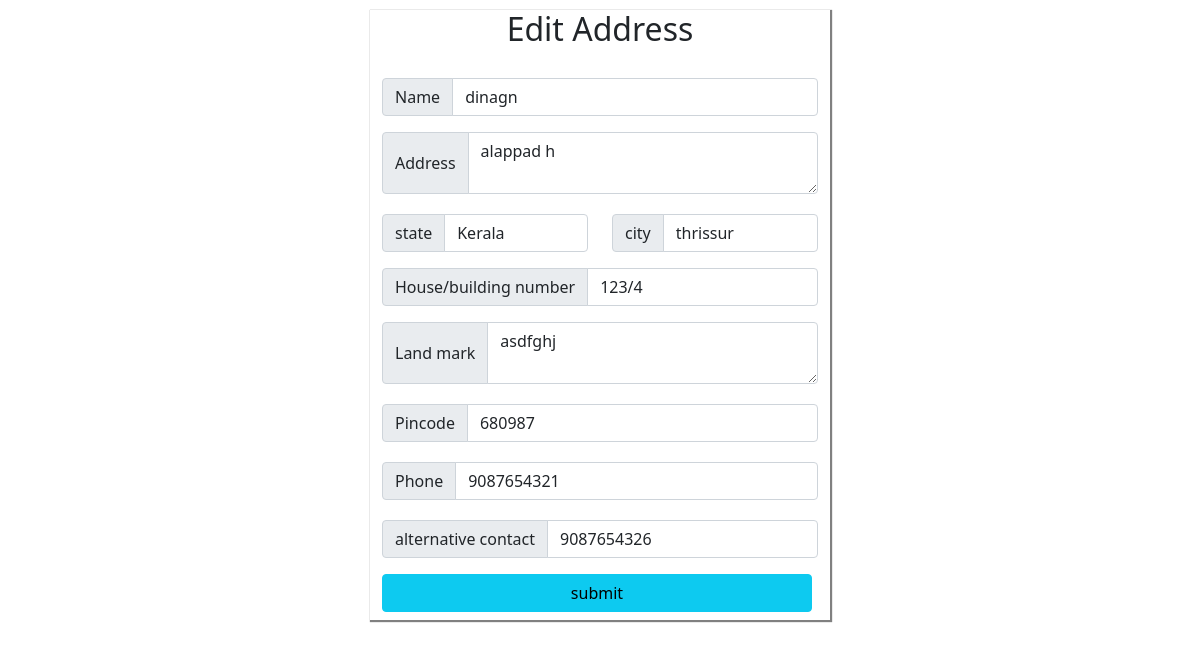
Screenshot of /ecommerceapp/edit_address/1 with the database file from the repository.
### ecommerceapp/models.py (models this page shows)
class address_change(models.Model):
    userid=models.IntegerField()
    name=models.CharField(max_length=20)
    daddress=models.CharField(max_length=100)
    choice=[
        ('Kerala',"Kerala"),
        ('Tamilnadu',"Tamilnadu"),
        ('Karnataka',"Karnataka")
    ]
    state=models.CharField(max_length=20,choices=choice)
    city=models.CharField(max_length=20)
    houseno=models.CharField(max_length=20)
    landmark=models.CharField(max_length=30)
    pincode=models.IntegerField()
    phn=models.IntegerField()
    alt_phn=models.IntegerField()

### ecommerceapp/views.py (the view, shortened to what this page needs)
# urls.py: path('edit_address/<int:id>',address_edit),
def address_edit(request,id):
    e = address_change.objects.get(id=id)
    return render(request,'address_editing.html',{'data':e})

### ecommerceapp/templates/address_editing.html (shortened to what this page needs)
<!DOCTYPE html>
<html lang="en">
<head>
    <link href="https://cdn.jsdelivr.net/npm/bootstrap@5.0.2/dist/css/bootstrap.min.css" rel="stylesheet">
</head>
<body>
    <form method="post" enctype="multipart/form-data">{% csrf_token %}
    <div class="container">
        <h2 style="text-align:center;">Edit Address</h2>
    <div class="input-group mb-3" id="nm">
      <span class="input-group-text" >Name</span>
      <input type="text" class="form-control" placeholder="Username" aria-label="Username" aria-describedby="basic-addon1" name="name" value="{{data.name}}">
    </div>
    <div class="input-group" id="addrr">
      <span class="input-group-text">Address</span>
      <textarea class="form-control" aria-label="With textarea" name="address" >{{data.daddress}}</textarea>
    </div>
    <div class="row">
        <div class="col-6">
             <div class="input-group mb-3" id="st">
              <span class="input-group-text" >state</span>
              <input type="text" class="form-control" placeholder="Username" aria-label="Username" aria-describedby="basic-addon1" name="state" value="{{data.state}}">
            </div>
        </div>
        <div class="col-6">
            <div class="input-group mb-3" id="city1">
              <span class="input-group-text" >city</span>
              <input type="text" class="form-control" placeholder="" aria-label="" aria-describedby="basic-addon1" name="city" value="{{data.city}}">
            </div>
        </div>
    </div>
    <div class="input-group mb-3" id="hno">
      <span class="input-group-text" >House/building number</span>
      <input type="text" class="form-control" placeholder="" aria-label="" aria-describedby="basic-addon1" name="bno" value="{{data.houseno}}">
    </div>
    <div class="input-group">
      <span class="input-group-text">Land mark</span>
      <textarea class="form-control" aria-label="With textarea" name="lmark"  >{{data.landmark}}</textarea>
    </div>
    <div class="input-group mb-3" id="pinn">
      <span class="input-group-text" >Pincode</span>
      <input type="number" class="form-control" placeholder="" aria-label="" aria-describedby="basic-addon1" name="pinc" value="{{data.pincode}}">
    </div>
    <div class="input-group mb-3" id="phn">
      <span class="input-group-text" >Phone</span>
      <input type="number" class="form-control" placeholder="" aria-label="" aria-describedby="basic-addon1" name="phone" value="{{data.phn}}">
    </div>
    <div class="input-group mb-3" id="aphn">
      <span class="input-group-text" >alternative contact</span>
      <input type="number" class="form-control" placeholder="" aria-label="" aria-describedby="basic-addon1" name="alt_phn" value="{{data.alt_phn}}">
    </div>
   <input type="submit" value="submit" class="btn btn-info">
    </div>
    </form>
</body>
</html>

### ecommerceapp/templates/address_editing.html (style rules this page uses)
.container { height:610px; width:460px; margin-top:10px; box-shadow:1px 1px 1px 1px grey; background-color:white; }
#nm { margin-top:30px; }
#st,#city1,#pinn,#addr,#pinn,#phn,#aphn { margin-top:20px; }
.btn { width:430px; }

### rows the page displays
address_change: name "dinagn", address "alappad h", state "Kerala", city "thrissur", bno "123/4", lmark "asdfghj", pinc "680987", phone "9087654321", alt_phn "9087654326"
